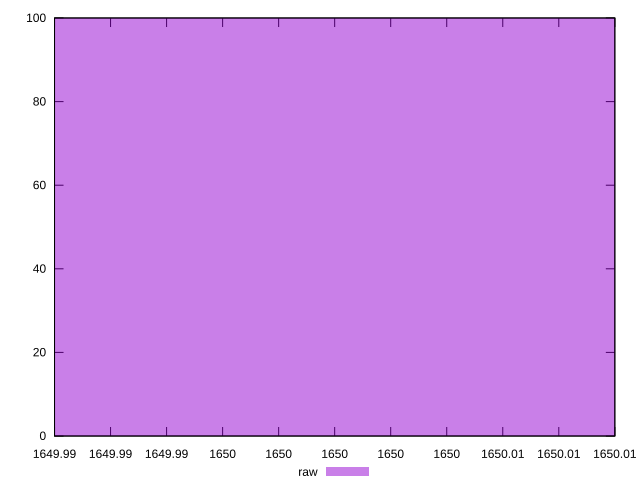

Write gnuplot code to recreate this figure.
reset

$raw <<EOF
1650 100
EOF

set key outside below
set boxwidth 0.1
set xrange [1649.99:1650.01]
set yrange [0:100]
set trange [0:100]
set style fill transparent solid 0.5 noborder
set terminal svg size 640, 490 enhanced background rgb 'white'
set output "report_00020_2021-02-19T21:17:38.612Z2/uses-webp-images/samples/pages+cached+noadtech/raw/histogram.svg"

plot $raw title "raw" with boxes

reset
